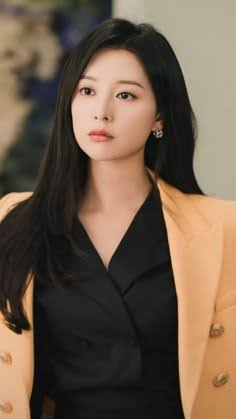
#> input picture original.jpeg, 236 x 419 px
$ python noise_test.py --image ../../original.jpeg
#> lines starting #> are read from the running program, lines starting #| are printed output that depends on the picture
"""
noise_test.py
--------------
딥페이크 방지용 이미지 노이즈(섭동) 실험 스크립트

이 스크립트는 사진에 여러 종류/강도의 노이즈를 넣어보고,
- 눈으로 봤을 때 원본과 얼마나 비슷한지 (PSNR, SSIM 수치로 확인)
- 이미지를 어떤 "레이어(계층)"로 나눠서 노이즈를 줄 수 있는지
를 실험해볼 수 있게 만든 기본 틀입니다.

사용법:
    python noise_test.py --image 원본사진.jpg

필요한 라이브러리 (터미널에서 설치):
    pip install numpy pillow opencv-python scikit-image
"""

import argparse
import os
import numpy as np
from PIL import Image
from skimage.metrics import peak_signal_noise_ratio as psnr
from skimage.metrics import structural_similarity as ssim


# ============================================================
# 0. 이미지를 나눌 수 있는 "레이어(계층)" 종류 정리
# ============================================================
#
# 1) 색상 채널 레이어 (RGB)
#    - 이미지는 원래 R(빨강), G(초록), B(파랑) 3개 채널이 겹쳐진 것.
#    - 채널마다 따로 노이즈를 넣어볼 수 있음 (예: G채널에만 노이즈를 세게)
#
# 2) 주파수 레이어 (저주파 vs 고주파) - FFT 기반
#    - 저주파 = 이미지의 전체적인 형태/색 (뭉뚱그려진 정보)
#    - 고주파 = 경계선, 디테일, 질감 (세밀한 정보)
#    - 사람 눈은 저주파 변화에 민감하고, 고주파 변화에는 둔감함
#
# 3) 노이즈 강도(epsilon) 레이어
#    - 같은 노이즈를 강도만 다르게 여러 단계로 만들어서 비교
#    - "어느 정도 강도부터 사람 눈에 보이기 시작하는지" 실험할 때 사용
#
# 참고: 딥러닝 모델 "내부"의 레이어(층)는 이것과 다른 개념입니다.
# (모델 안의 은닉층/특징맵을 말하는 것 - 이미지 파일 자체를 자르는 게 아님)
# 이 스크립트는 "이미지 파일 자체를 나누는" 1)~3)번 이야기입니다.


def load_image_as_array(image_path):
    """
    이미지 파일을 불러와서 numpy 배열로 변환합니다.
    반환값: (높이, 너비, 3) 형태의 배열, 값 범위는 0~255 (float32)
    """
#> called with image_path = '../../original.jpeg'
    img = Image.open(image_path).convert("RGB")
#> img is the input picture: PIL image 236x419 RGB; mean R, G, B 110, 91.5, 74.1
    return np.array(img).astype(np.float32)


def save_array_as_image(array, save_path):
    """
    numpy 배열(0~255 float)을 다시 이미지 파일로 저장합니다.
    """
    array_uint8 = np.clip(array, 0, 255).astype(np.uint8)
    Image.fromarray(array_uint8).save(save_path)


# ============================================================
# 1. 노이즈 강도별 테스트 (가장 기본)
# ============================================================
def add_gaussian_noise(image_array, sigma):
    """
    가우시안(정규분포) 노이즈를 이미지에 더합니다.

    image_array: (H, W, 3) numpy 배열, 0~255 범위
    sigma: 노이즈의 표준편차. 값이 클수록 노이즈가 강함
           (참고로 사람 눈에는 보통 sigma=5~10 정도부터 티가 나기 시작합니다)
    """
    noise = np.random.normal(loc=0, scale=sigma, size=image_array.shape)
    noisy = image_array + noise
    return np.clip(noisy, 0, 255)


def test_noise_levels(image_array, sigmas, output_dir):
    """
    여러 강도(sigma)의 노이즈를 각각 적용해보고 결과를 저장 + 수치로 비교합니다.
    """
#> called with output_dir = 'noise_test_results'
    print("\n[1] 노이즈 강도별 테스트")
    print(f"{'강도(sigma)':>12} | {'PSNR(dB)':>10} | {'SSIM':>8}   <- PSNR/SSIM이 높을수록 원본과 비슷함(=노이즈가 덜 보임)")
    print("-" * 60)

    original_uint8 = np.clip(image_array, 0, 255).astype(np.uint8)

    for sigma in sigmas:
        noisy = add_gaussian_noise(image_array, sigma)
        noisy_uint8 = noisy.astype(np.uint8)

        # 원본과 비교해서 얼마나 달라졌는지 수치로 측정
        p = psnr(original_uint8, noisy_uint8, data_range=255)
        s = ssim(original_uint8, noisy_uint8, channel_axis=2, data_range=255)

        print(f"{sigma:>12} | {p:>10.2f} | {s:>8.4f}")

        save_path = os.path.join(output_dir, f"noise_sigma_{sigma}.png")
        save_array_as_image(noisy, save_path)
#> this loop made 5 passes
#> (p, s) on passes 1 to 5: (41.78, 0.959), (34.11, 0.804), (28.19, 0.551), (22.49, 0.305), (17.09, 0.154)
#|            2 |      41.78 |   0.9594
#|            5 |      34.11 |   0.8042
#|           10 |      28.19 |   0.5509
#|           20 |      22.49 |   0.3052
#|           40 |      17.09 |   0.1538
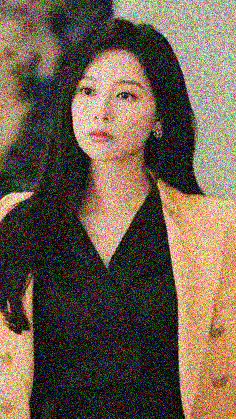
#> noisy: shape (419, 236, 3) float64; mean R, G, B 111.2, 94.4, 77.5

    print(f"\n결과 이미지가 {output_dir}/ 폴더에 저장되었습니다.")
#| 결과 이미지가 noise_test_results/ 폴더에 저장되었습니다.
    print("여러 장을 나란히 띄워놓고 '몇 단계부터 눈에 띄는지' 직접 확인해보세요.")


# ============================================================
# 2. 색상 채널별 테스트
# ============================================================
def test_channel_noise(image_array, sigma, output_dir):
    """
    R, G, B 채널 중 하나에만 노이즈를 넣어서 채널별로 눈에 띄는 정도가
    다른지 비교합니다. (사람 눈은 보통 초록색 변화에 가장 민감합니다)
    """
#> called with sigma = 15, output_dir = 'noise_test_results'
    print("\n[2] 채널별 노이즈 테스트")
    channel_names = ["R(빨강)", "G(초록)", "B(파랑)"]

    for ch_idx, ch_name in enumerate(channel_names):
        noisy = image_array.copy()
        noise = np.random.normal(0, sigma, image_array.shape[:2])
        noisy[:, :, ch_idx] = noisy[:, :, ch_idx] + noise
        noisy = np.clip(noisy, 0, 255)

        save_path = os.path.join(output_dir, f"noise_channel_{ch_idx}_{ch_name[0]}.png")
        save_array_as_image(noisy, save_path)
        print(f"  {ch_name} 채널에만 노이즈(sigma={sigma}) 적용 -> {save_path}")
#> this loop made 3 passes
#> pass 1, in test_channel_noise, `noisy = np.clip(noisy, 0, 255)`:
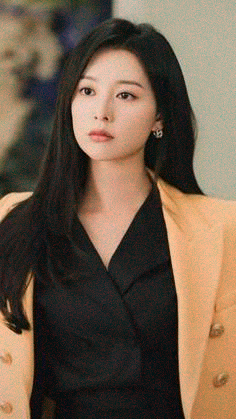
#> noisy: shape (419, 236, 3) float32; mean R, G, B 110.1, 91.5, 74.1
#> pass 2, in test_channel_noise, `noisy = np.clip(noisy, 0, 255)`:
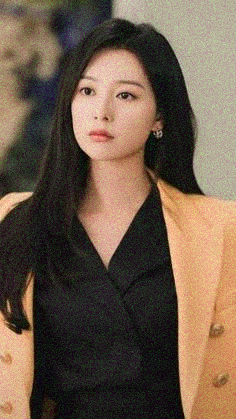
#> noisy: shape (419, 236, 3) float32; mean R, G, B 110, 91.6, 74.1
#> after the loop:
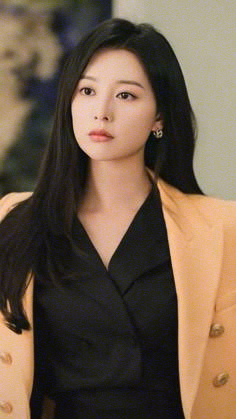
#> noisy: shape (419, 236, 3) float32; mean R, G, B 110, 91.5, 74.3


# ============================================================
# 3. 주파수 영역(저주파/고주파) 분리 + 고주파에만 노이즈 넣기
# ============================================================
def add_high_frequency_noise(image_array, sigma, low_freq_radius=30):
    """
    이미지를 저주파/고주파로 나눈 뒤, 고주파 성분에만 노이즈를 추가합니다.
    (사람 눈은 고주파 변화에 둔감하므로, 실제 적대적 섭동 기법들이
     이 원리를 활용하는 경우가 많습니다)

    low_freq_radius: 저주파로 취급할 중심 영역의 반지름 (값이 클수록 저주파 범위가 넓어짐)
    """
    result = np.zeros_like(image_array)

    for ch in range(3):
        channel = image_array[:, :, ch]
        rows, cols = channel.shape
        crow, ccol = rows // 2, cols // 2

        # 1) FFT로 주파수 영역으로 변환
        f = np.fft.fft2(channel)
        fshift = np.fft.fftshift(f)

        # 2) 저주파/고주파를 나눌 마스크 생성 (중심 = 저주파)
        mask_low = np.zeros((rows, cols), dtype=np.float32)
        r0 = max(crow - low_freq_radius, 0)
        r1 = min(crow + low_freq_radius, rows)
        c0 = max(ccol - low_freq_radius, 0)
        c1 = min(ccol + low_freq_radius, cols)
        mask_low[r0:r1, c0:c1] = 1
        mask_high = 1 - mask_low

        # 3) 고주파 영역에만 노이즈를 추가 (주파수 도메인에서)
        noise = np.random.normal(0, sigma, fshift.shape)
        fshift_noisy = fshift + (noise * mask_high)

        # 4) 다시 이미지(공간 도메인)로 역변환
        f_ishift = np.fft.ifftshift(fshift_noisy)
        img_back = np.fft.ifft2(f_ishift)
        result[:, :, ch] = np.abs(img_back)

    return np.clip(result, 0, 255)


def test_frequency_noise(image_array, sigmas, output_dir):
#> called with output_dir = 'noise_test_results'
    print("\n[3] 고주파 대역 노이즈 테스트 (실제 적대적 섭동과 유사한 방식)")
    original_uint8 = np.clip(image_array, 0, 255).astype(np.uint8)

    for sigma in sigmas:
        noisy = add_high_frequency_noise(image_array, sigma)
        noisy_uint8 = noisy.astype(np.uint8)

        p = psnr(original_uint8, noisy_uint8, data_range=255)
        s = ssim(original_uint8, noisy_uint8, channel_axis=2, data_range=255)
        print(f"  sigma={sigma:>6} | PSNR={p:.2f}dB | SSIM={s:.4f}")

        save_path = os.path.join(output_dir, f"noise_highfreq_sigma_{sigma}.png")
        save_array_as_image(noisy, save_path)
#> this loop made 3 passes
#> (p, s) on passes 1 to 3: (46.27, 0.986), (31.77, 0.712), (23.49, 0.346)
#|   sigma=   500 | PSNR=46.27dB | SSIM=0.9863
#|   sigma=  3000 | PSNR=31.77dB | SSIM=0.7124
#|   sigma=  8000 | PSNR=23.49dB | SSIM=0.3464
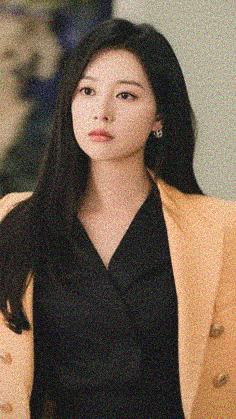
#> noisy: shape (419, 236, 3) float32; mean R, G, B 113.4, 95.3, 78.4


# ============================================================
# 실행부
# ============================================================
def main():
    parser = argparse.ArgumentParser(description="딥페이크 방지 노이즈 실험 스크립트")
    parser.add_argument("--image", type=str, required=True, help="테스트할 원본 사진 경로")
    parser.add_argument("--outdir", type=str, default="noise_test_results", help="결과 저장 폴더")
    args = parser.parse_args()

    os.makedirs(args.outdir, exist_ok=True)

    print(f"원본 이미지 불러오는 중: {args.image}")
    image_array = load_image_as_array(args.image)

    # 원본도 같이 저장해두면 나중에 비교하기 편합니다
    save_array_as_image(image_array, os.path.join(args.outdir, "original.png"))

    # 1) 노이즈 강도 단계별 테스트
    test_noise_levels(image_array, sigmas=[2, 5, 10, 20, 40], output_dir=args.outdir)

    # 2) 채널별 테스트
    test_channel_noise(image_array, sigma=15, output_dir=args.outdir)

    # 3) 주파수 영역(고주파) 테스트
    # 참고: 주파수 도메인에 더하는 노이즈는 역변환을 거치면서 크기가 줄어들기 때문에,
    # 공간(픽셀) 도메인 노이즈와 "비슷한 세기"를 보려면 sigma를 훨씬 크게 줘야 합니다.
    # (아래 값들은 [1]번 테스트와 비슷한 PSNR 범위가 나오도록 미리 맞춰둔 값입니다)
    test_frequency_noise(image_array, sigmas=[500, 3000, 8000], output_dir=args.outdir)

    print("\n모든 테스트가 끝났습니다. 결과 폴더를 열어서 눈으로 직접 비교해보세요.")


if __name__ == "__main__":
    main()
